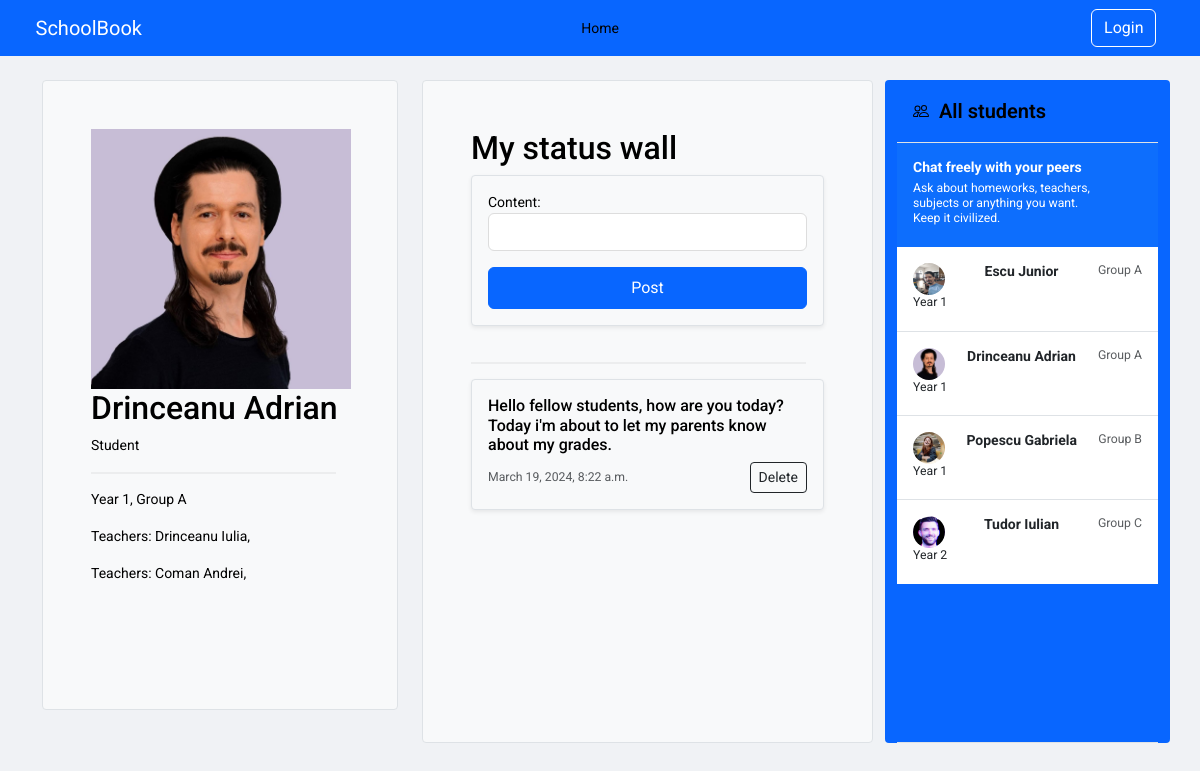
Page /student/drinceanu_adrian/ on the earlier database version.
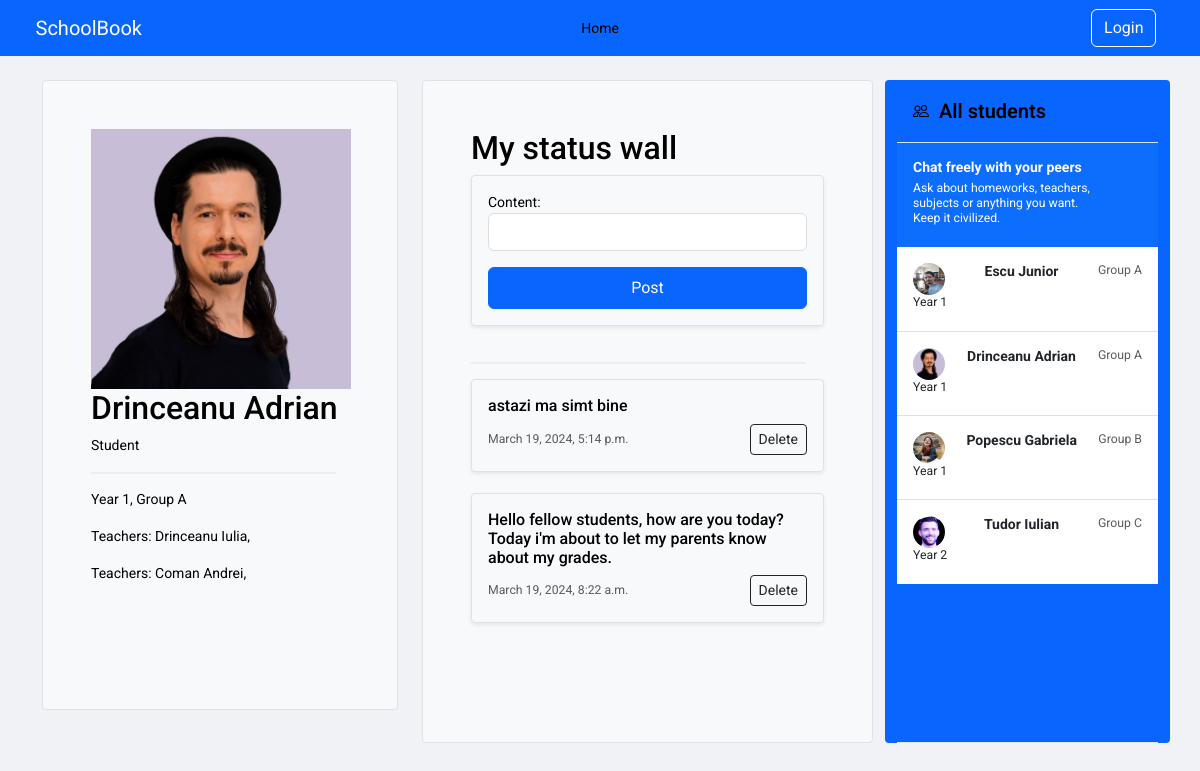
Same page on the later database version.
### core/models.py (models this page shows, shortened)
class Teacher(models.Model):
    name = models.CharField(max_length=150)
    subjects = models.ManyToManyField('Subject', related_name='teachers')
    phone = models.CharField(max_length=150, null=True)
    group = models.ForeignKey(Group, on_delete=models.SET_NULL, null=True, blank=True)
    user = models.OneToOneField(User, on_delete=models.CASCADE, null=True)
    profile_pic = models.ImageField(upload_to='static/images' ,null=True, blank=True)

class StatusUpdate(models.Model):
    user = models.ForeignKey(User, on_delete=models.CASCADE)
    content = models.TextField()
    timestamp = models.DateTimeField(auto_now_add=True)

class Student(models.Model):
    user = models.OneToOneField(User, on_delete=models.CASCADE, null=True)
    first_name = models.CharField(max_length=150, null=True)
    last_name = models.CharField(max_length=150, null=True)
    group = models.ForeignKey(Group, on_delete=models.SET_NULL, null=True, blank=True)
    phone = models.CharField(max_length=150,null=True)
    parents = models.ManyToManyField(Parent, related_name='children')
    teachers = models.ManyToManyField(Teacher, related_name='pupils')
    year = models.ForeignKey(Year, on_delete=models.CASCADE, related_name='students')
    year_group = models.ForeignKey(YearGroup, on_delete=models.CASCADE, related_name='students')
    subjects = models.ManyToManyField('Subject', related_name='students')
    profile_pic = models.ImageField(upload_to='static/images',null=True, blank=True)

class YearGroup(models.Model):
    name = models.CharField(max_length=200)
    def __str__(self) -> str:
        return f"Group {self.name}"

class Year(models.Model):
    year = models.IntegerField(default=1)
    teachers = models.ManyToManyField(Teacher)
    def __str__(self) -> str:
        return f"Year {self.year}"

### core/views.py (the view)
# urls.py: path('student/<str:username>/', views.student_profile, name='student_profile'),
def student_profile(request, username):
    student = get_object_or_404(Student,  user__username=username)
    all_students = Student.objects.all()
    year = student.year
    year_group = student.year_group
    teachers = student.teachers.all()
    statuses = StatusUpdate.objects.filter(user=student.user).order_by('-timestamp')
    if request.method == 'POST':
        form = StatusUpdateForm(request.POST)
        if form.is_valid():
            status = form.save(commit=False)
            status.user = request.user
            status.save()
            return redirect('student_profile', username=username)
    else:
        form = StatusUpdateForm()
    return render(request, 'student.html', {'student': student, 'all_students': all_students, \
                                            'year': year, 'year_group': year_group, \
                                            'teachers': teachers, 'statuses': statuses, 'form': form})

### core/forms.py
class StatusUpdateForm(forms.ModelForm):
    class Meta:
        model = StatusUpdate
        fields = ['content']
        widgets = {
            'content' : forms.TextInput(attrs={
                'class': 'form-control',
            }),
        }

### core/templatetags/group_check.py (called while the page is built)
@register.filter(name="in_group")
def in_group(user, group_name):
    return user.groups.filter(name=group_name).exists()

### core/templates/student.html (shortened to what this page needs)
{% extends 'base.html' %}
{% load static %}
{% block content %}
<main>
  <div class="container py-4">
    <div class="row  ">
      <div class="col-md-4" style="height: 630px;  position: sticky; top: 50px;" >
        <div class="h-100 p-5 text-bg-light rounded-1 border">
          <img style='width:260px; height:auto;' src="{{ student.profile_pic.url }}" class="card-img-top" alt="{{ student.first_name }} {{ student.last_name }}">
          <h2>{{ student.first_name }} {{ student.last_name }}</h2>
          <p>Student</p>
          <hr class="styled-hr">
          <p>{{ year }}, {{ year_group }}</p>
          {% for teacher in student.teachers.all %}
            <p>Teachers: {{teacher.name}}, </p>
          {% endfor %}
        </div>
      </div>
      <div class="col-md-5">
        <div class="h-100 p-5  text-bg-light border rounded-1" >
          <h2>My status wall</h2>
                  <div class="col ">
                  <div class="card shadow-sm text-bg-light  border rounded-1">
                    <div class="card-body">
                    <form method="post">
                      {{ form.as_p }}
                      <button class="btn btn-primary w-100 py-2" type="submit">Post</button>
                    </form>
                    </div>
                    </div>
                  </div>
                  <br />
                  <hr class="styled-hr">
                  {% for status in statuses %}
                    <div class="col ">
                      <div class="card shadow-sm text-bg-light border rounded-1">
                        <div class="card-body">
                          <h6 class="card-text">{{ status.content }}</h6>
                          <div class="d-flex justify-content-between align-items-center">
                            <small class="text-body-secondary">{{ status.timestamp }}</small>
                            <small class="text-body-secondary">
                              <form method="post" action="{% url 'delete_status' status.id %}">
                                <button class="btn btn-outline-dark btn-sm rounded-1" type="submit">Delete</button>
                            </form>
                            </small>
                          </div>
                        </div>
                      </div>
                    </div>
                    <br />
                    {% endfor %}
        </div>
      </div>
    <div class="col-md-3 d-flex flex-column align-items-stretch flex-shrink-0 bg-body-tertiary rounded-1">
      <a href=# class="d-flex align-items-center flex-shrink-0 p-3 link-body-emphasis text-decoration-none border-bottom">
        <span class="fs-5 fw-semibold"> &nbsp; All students</span>
      </a>
      <div class="list-group list-group-flush border-bottom scrollarea">
        <a href="#" class="list-group-item list-group-item-action active py-3 lh-sm" aria-current="true">
          <div class="d-flex w-100 align-items-center justify-content-between">
            <strong class="mb-1">Chat freely with your peers</strong>
          </div>
          <div class="col-10 mb-1 small">Ask about homeworks, teachers, subjects or anything you want. Keep it civilized.</div>
        </a>
        {% for student in all_students %}
          <a href="{% url 'student_student_profile' username=student.user.username %}" class="list-group-item list-group-item-action py-3 lh-sm">
            <div class="d-flex w-100 justify-content-between">
              <img src="{{ student.profile_pic.url }}"  width="32" height="32" class="rounded-circle flex-shrink-0">
              <strong class="mb-1">{{ student.first_name }} {{ student.last_name }}</strong>
              <small class="text-body-secondary">{{ student.year_group }}</small>
            </div>
            <div class="col-10 mb-1 small">{{ student.year }}</div>
          </a>
        {% endfor %}
      </div>
    </div>
</div>
</main>
{% endblock %}

Differences in the rows shown:
added StatusUpdate: content "astazi ma simt bine", timestamp "March 19, 2024, 5:14 p.m."
